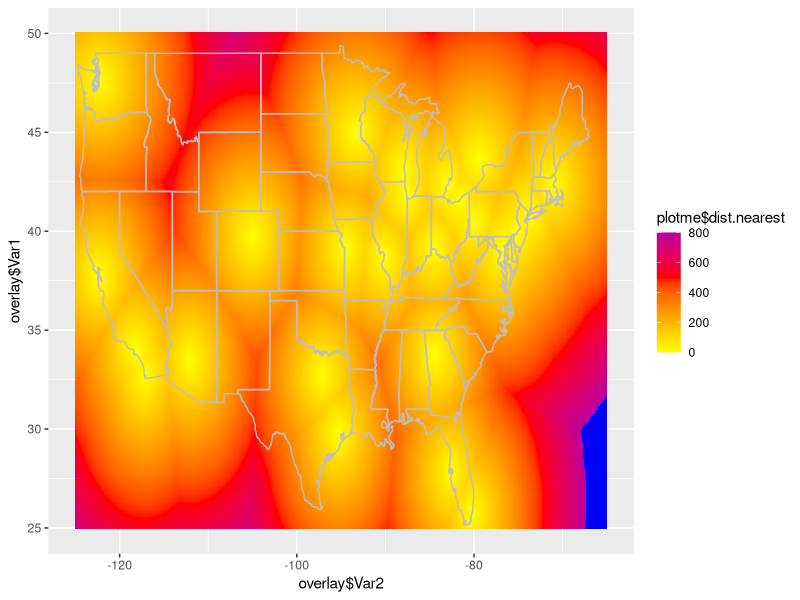

Here is the R script that generated this plot:
library("ggplot2")
library("maps")
library("fields")
setwd("~/Desktop")
#Load the coordinates file
coords <- read.table("coords.txt",
                     row.names=2,
                     header=TRUE,
                     sep="\t")

#Set the coordinates
lat <- seq(25,50,by=.1)
lon <- seq(-125,-65,by=.1)
overlay <- expand.grid(lat,lon)
nl.coords <- coords[coords$league=="N",3:4]
al.coords <- coords[coords$league=="A",3:4]


distmat <- NULL


for(i in row.names(coords))
{foo <-rdist.earth(overlay[,2:1],coords[i,4:3])
distmat <- cbind(distmat,foo)}
dist.nearest <- apply(distmat,1,min)
plotme <- cbind(overlay[,2:1],dist.nearest)

 
 
  


p=ggplot(overlay,aes(x=overlay$Var2,y=overlay$Var1), colour="Green")
#p + geom_tile(aes(fill=mindist)) + scale_fill_gradient(low="red",high="white")
usmap=map_data('state')

p + geom_tile(aes(fill=plotme$dist.nearest)) + scale_fill_gradient2(limits=c(0,800),midpoint=500,low="yellow",mid="red",high="blue",na.value="blue") + geom_path(data=usmap,aes(x=usmap$long,y=usmap$lat,group=usmap$group,col="2"),colour = "Grey")
